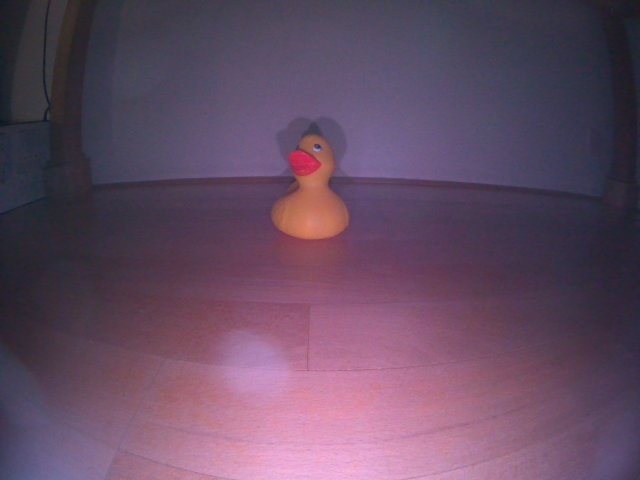
#> input picture 1. Braitenberg/big-duck-03.jpg, 640 x 480 px
$ jupyter execute braitenberg01.ipynb   (shell and % lines are left out)
#> lines starting #> are read from the running program, lines starting #| are printed output that depends on the picture
# Image manipulation

This notebook introduces some simple image manipulation techniques.

First, we do some setup work. This sets up autoreloading of code in external files and loads packages we need later.

[cell 1]
%pylab inline

import matplotlib
from matplotlib import pyplot
import numpy as np
import cv2
%pylab inline

def rgb_from_jpg_fn(path):
#> called with path = 'big-duck-03.jpg'
  return cv2.cvtColor(cv2.imread(path), cv2.COLOR_BGR2RGB)

## Loading and visualizing images

Here is a function that converts a JPEG image's bytes to a Numpy `nd.ndarray`.

[cell 2]
fn = 'big-duck-03.jpg'
image1 = rgb_from_jpg_fn(fn)

We can see the shape with the attribute "shape":

[cell 3]
image1.shape
#> Out = (480, 640, 3)

Note that the convention is (height, width, depth). Here we have an image of height 480 and width 640. The depth represents R, G, B color channels.

Using `dtype` we can check the datatype for the image. In this cases, it is `uint8` (from 0 to 255)

[cell 4]
image1.dtype

We can display the image using `imshow()`.

[cell 5]
imshow(image1);

## Cropping images

You can manipulate the image by using multidimensional array notation.

For example, we can obtain a smaller image by cropping it.

[cell 6]
image1_cropped = image1[100:250, 250:375, :]
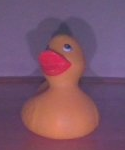
#> image1_cropped: shape (150, 125, 3); mean R, G, B 123.7, 84.5, 105.7
imshow(image1_cropped);

In the expression `image1[100:300, 450:550, :]` we selected a part of the image using slice notation. The notation `100:300` means taking the pixels from 100 to 300 in the first coordinate (vertical, starting from top); `450:550` means getting the pixels from 450 to 550 starting in the second coordinate (horizontal, starting from left).

We can also look at each component in isolation.

[cell 7]
R = image1[:,:,0]
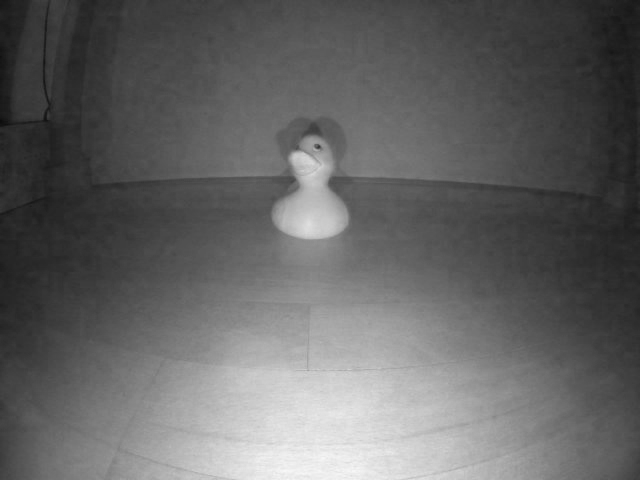
#> R: shape (480, 640); min 12, max 247, mean 100.3
G = image1[:,:,1]
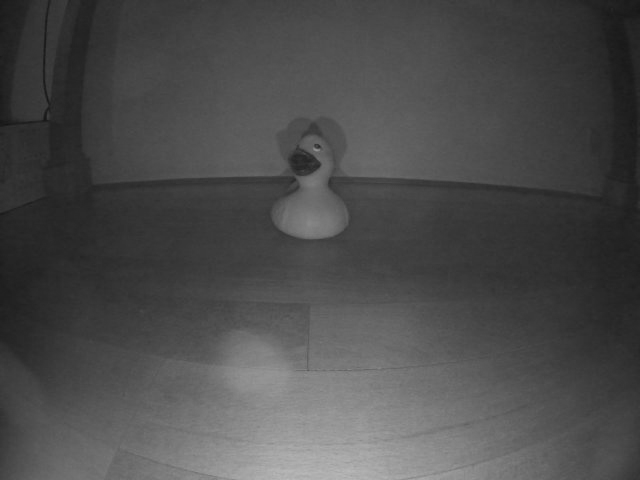
#> G: shape (480, 640); min 20, max 188, mean 76
B = image1[:,:,2]
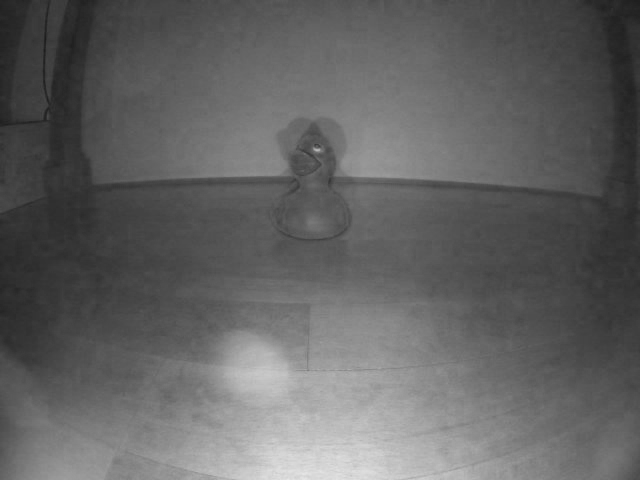
#> B: shape (480, 640); min 28, max 230, mean 98.9

# stack them horizontally
R_G_B = np.hstack((R,G,B))
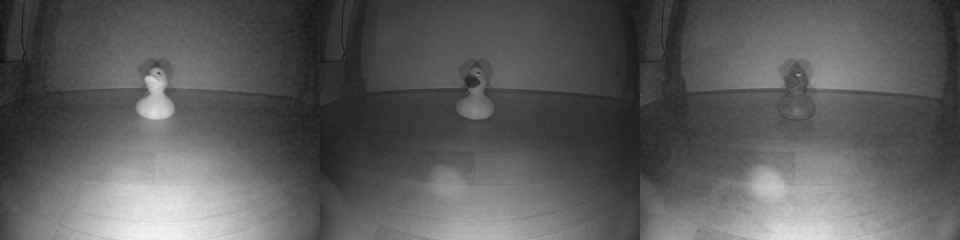
#> R_G_B: shape (480, 1920) (shown at 1/2 size); min 12, max 247, mean 91.7

[cell 8]
# Visualize
imshow(R_G_B);

We can also obtain a grayscale image using the `np.mean` function, by taking the mean around the last coordinate.

[cell 9]
grayscale = np.mean(image1, axis=2)
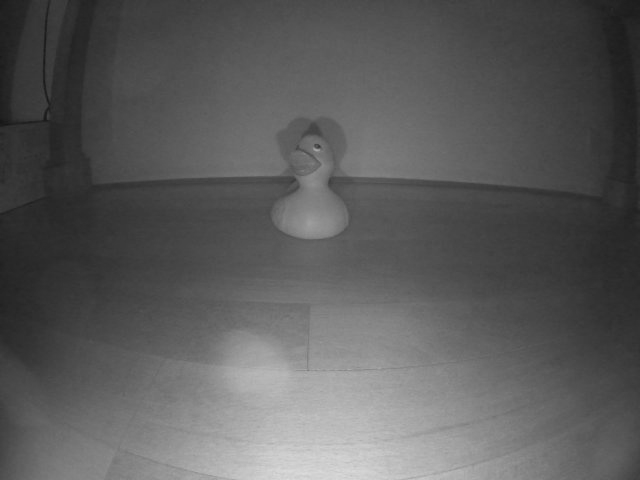
#> grayscale: shape (480, 640) float64; min 22.33, max 221, mean 91.7
imshow(grayscale, cmap='gray');
grayscale.shape
#> Out = (480, 640)

## Modifying the image

We can use array notation also to change the image.

For example, let's create a copy of the image and draw a line on it.

[cell 10]
image1_copy = image1.copy()

image1_copy[128:140,400:500,0] = 255

imshow(image1_copy);

Note that when we used `image1_copy[128:140,400:500,0] = 255` we set to 255 a bunch of cells in the array. Specifically, those with first (vertical) coordinate 128 to 140 and with second (horizontal) coordinate 400 to 500. The 0 means that we set the first component: red.

Another example: we can make a yellow box as follows.

[cell 11]
image1_copy[300:400,200:300,:] = (255,255,0)
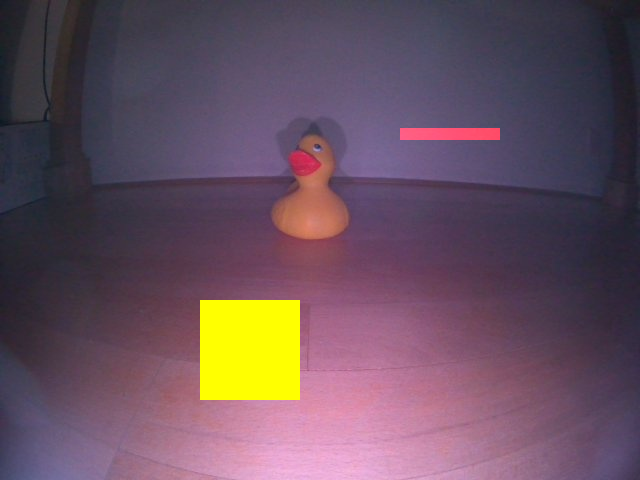
#> image1_copy: shape (480, 640, 3); mean R, G, B 103.8, 80.8, 94.3
imshow(image1_copy);
